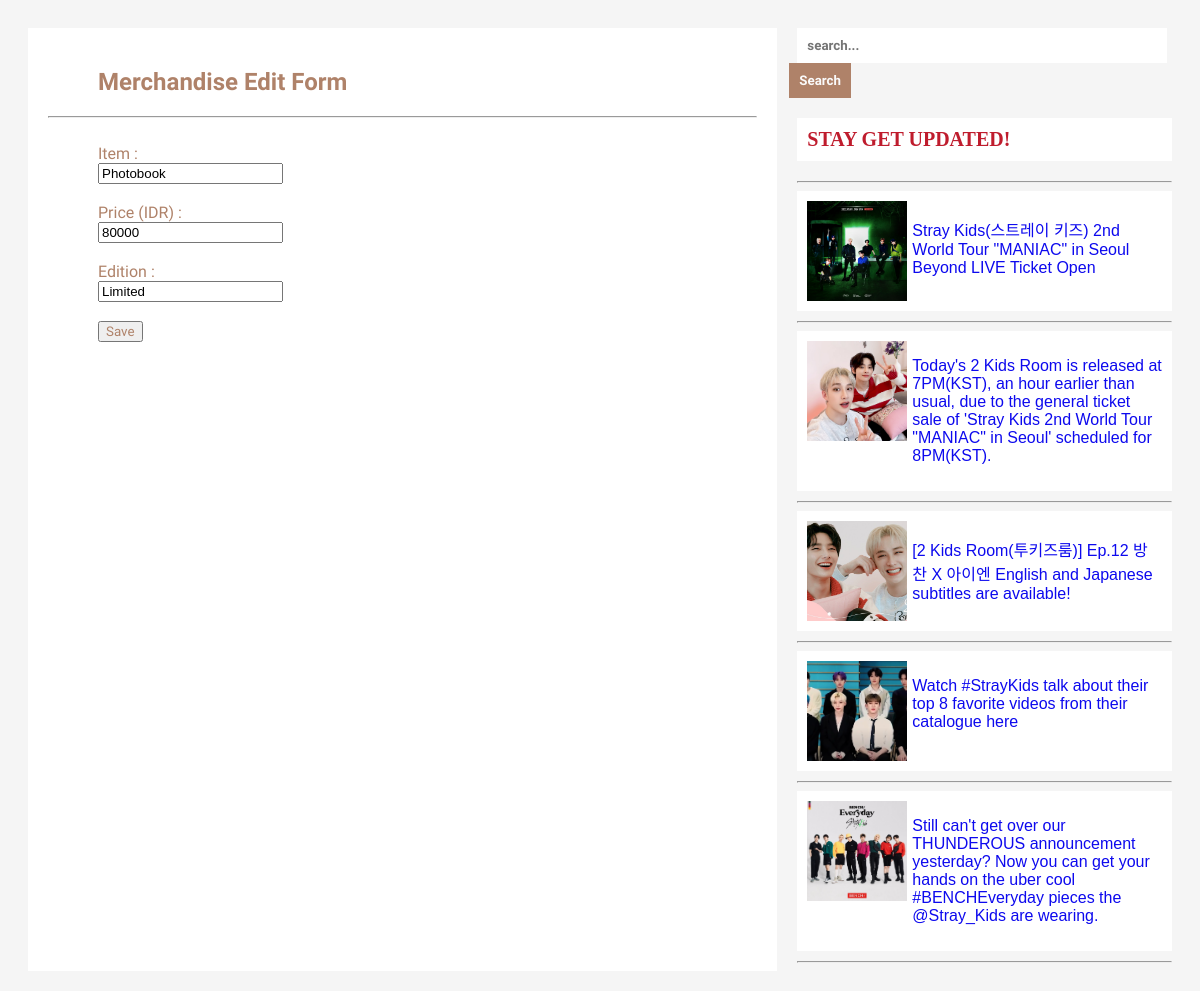
The app's page /form-edit-merch.php?id=3 with its own data.
### tables this page shows
CREATE TABLE `merch` (
  `id` int(11) NOT NULL,
  `item` varchar(50) NOT NULL,
  `price` int(11) NOT NULL,
  `edition` varchar(50) NOT NULL
);

### form-edit-merch.php (the view, shortened to what this page needs)
<?php
include("config.php");
$id = $_GET['id'];
$sql = "SELECT * FROM merch WHERE id=$id";
$query = mysqli_query($db, $sql);
$merch = mysqli_fetch_assoc($query);
?>
<!DOCTYPE html>
<html>
<head>
    <link rel="stylesheet" href="formstyle.css">
</head>
<body>
<div class="home">
    <article class="article">
        <h1>Merchandise Edit Form</h1>
           <hr>
           <br>
    <form action="proses-edit-merch.php" method="POST">
        <div>
            <label>Item :</label> <br>
            <input type="text" name="item" value="<?php echo $merch['item'] ?>">
        </div>
        <br>
        <div>
            <label>Price (IDR) :</label> <br>
            <input type="text" name="price" value="<?php echo $merch['price'] ?>">
        </div>
        <br>
        <div>
            <label>Edition :</label> <br>
            <input type="text" name="edition" value="<?php echo $merch['edition'] ?>">
        </div>
        <br>
        <div>
            <input class="submitbutton" type="submit" name="save" value="Save">
        </div>
    </form>
</article>
<div class="rightside">
          <form class="searchbar">
            <input class="search" type="text" placeholder="search..." required>
            <input class="button" type="button" value="Search">
          </form>
          <h3 class="list-title">STAY GET UPDATED!</h3>
          <hr>
          <div class="lists">
            <div class="list">
              <img src="img/list1.jpg" alt="photo 1">
              <p>Stray Kids(스트레이 키즈) 2nd World Tour "MANIAC" in Seoul Beyond LIVE Ticket Open</p>
            </div>
            <hr>
            <div class="list">
              <img src="img/list2.jpg" alt="photo 2">
              <p>Today's 2 Kids Room is released at 7PM(KST), an hour earlier than usual, due to the general ticket sale of 'Stray Kids 2nd World Tour "MANIAC" in Seoul' scheduled for 8PM(KST).</p>
            </div>
            <hr>
            <div class="list">
              <img src="img/list3.jpg" alt="photo 3">
              <p>[2 Kids Room(투키즈룸)] Ep.12 방찬 X 아이엔 English and Japanese subtitles are available!</p>
            </div>
            <hr>
            <div class="list">
              <img src="img/list4.png" alt="photo 4">
              <p>Watch #StrayKids talk about their top 8 favorite videos from their catalogue here</p>
            </div>
            <hr>
             <div class="list">
              <img src="img/list5.jpg" alt="photo 4">
              <p>Still can't get over our THUNDEROUS announcement yesterday? Now you can get your hands on the uber cool #BENCHEveryday pieces the @Stray_Kids are wearing. </p>
            </div>
            <hr>
          </div>
        </div>
    </div>
    </body>
</html>

### formstyle.css (style rules this page uses)
body { background-color: #f5f5f5; }
h1 { text-align: left; color: #af8269; font-family: 'Varela Round', sans-serif; padding-left: 50px; }
form { color: #af8269; text-align: left; padding-left: 50px; font-family: 'Varela Round', sans-serif; }
.submitbutton { color: #af8269; font-family: 'Varela Round', sans-serif; }
.searchbar { padding: 0px; }
.search { font-family: 'Quicksand', sans-serif; font-weight: bold; width: 350px; padding:10px; background: white; border:0px solid #dbdbdb; }
.button { font-family: 'Quicksand', sans-serif; font-weight: bold; position:relative; padding:8px; left:-8px; border:2px solid #af8269; background-color:#af8269; color:#fafafa; }
.list-title { font-size: 14px; }
.home { display: grid; grid-template-columns: 2fr 1fr; gap: 20px; padding: 20px; }
.list-title { background-color: white; color: #bf1c2d; font-size: 20px; padding: 10px; }
.list { background-color: white; font-family: sans-serif; color: #0d09ee; display: grid; grid-template-columns: 1fr 3fr; gap: 5px; margin-bottom: 10px; padding: 10px; }
.list img { width: 100px; height: 100px; }
.article { background-color: white; padding: 20px; }

### records on screen
merch: item "Photobook", price "80000", edition "Limited"
